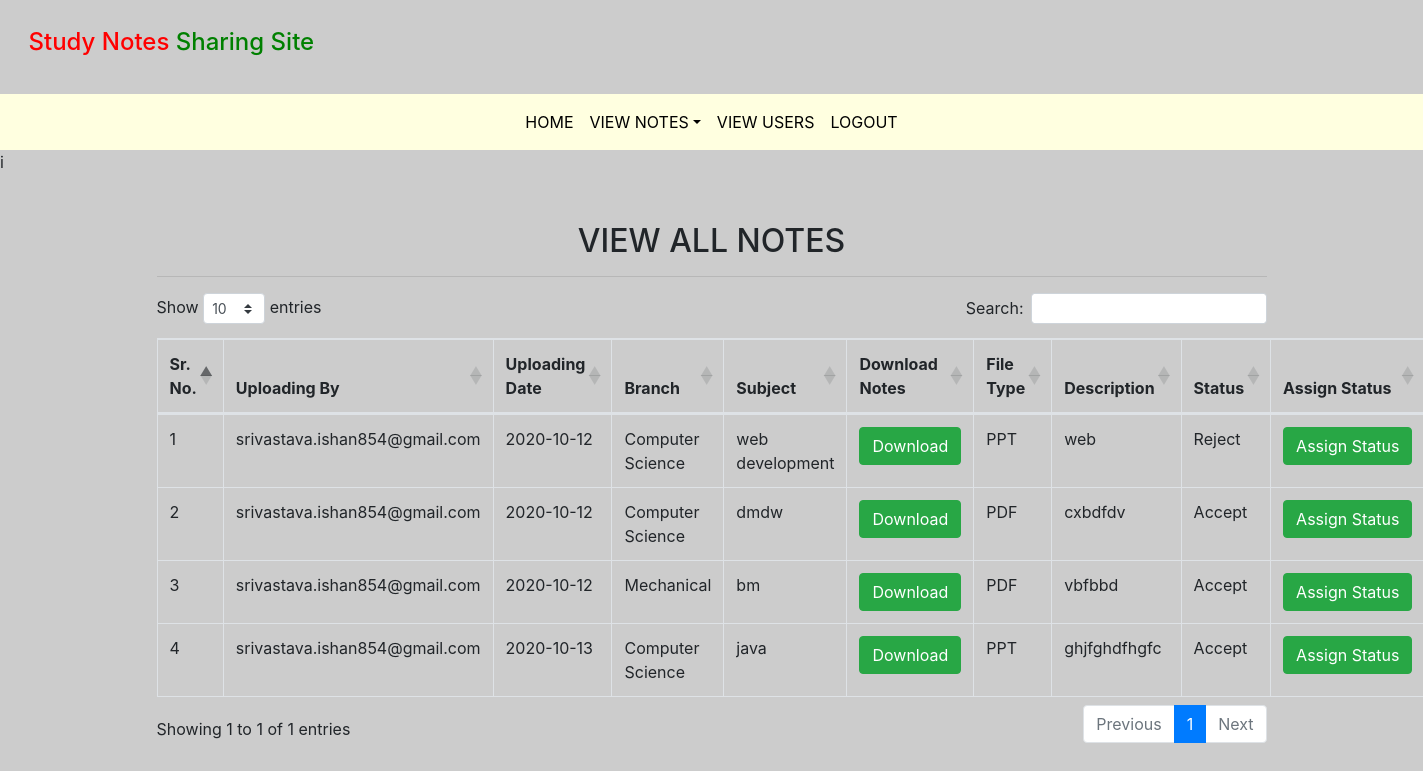
The app's page /all_notes (signed in) with its own data.
### notes/models.py (models this page shows, shortened)
class Notes(models.Model):
    user = models.ForeignKey(User, on_delete=models.CASCADE)
    uploadingdate = models.CharField(max_length=30)
    branch = models.CharField(max_length=30)
    subject = models.CharField(max_length=30)
    notesfile = models.FileField(null=True)
    filetype = models.CharField(max_length=30)
    description = models.CharField(max_length=200, null=True)
    status = models.CharField(max_length=15)

### notes/views.py (the view)
# urls.py: path('all_notes', all_notes, name='all_notes'),
def all_notes(request):
    if not request.user.is_authenticated:
        return redirect('login_admin')
    notes = Notes.objects.all()
    d = {'notes':notes}
    return render(request,'all_notes.html',d)

### notes/templates/all_notes.html (shortened to what this page needs)
{% extends 'admin_nav.html' %}
{% load static %}
{% block body %}
<link rel="stylesheet" href="https://cdnjs.cloudflare.com/ajax/libs/twitter-bootstrap/4.5.2/css/bootstrap.css">
<link rel="stylesheet" href="https://cdn.datatables.net/1.10.22/css/dataTables.bootstrap4.min.css">i
<div class="container mt-5">
        <h2 class="text-center">VIEW ALL NOTES</h2>
            <HR>
    <table class="table table-bordered" id="example">
        <thead>
        <tr>
            <th>Sr. No.</th>
             <th>Uploading By</th>
            <th>Uploading Date</th>
            <th>Branch</th>
            <th>Subject</th>
            <th>Download Notes</th>
            <th>File Type</th>
            <th>Description</th>
            <th>Status</th>
            <th>Assign Status</th>
        </tr>
        </thead>
        {% for i in notes %}
        <tbody>
        <tr>
           <td>{{forloop.counter}}</td>
             <td>{{i.user.username}}</td>
            <td>{{i.uploadingdate}}</td>
            <td>{{i.branch}}</td>
            <td>{{i.subject}}</td>
            <td><a href="{{i.notesfile.url}}" class="btn btn-success" download>Download</a></td>
            <td>{{i.filetype}}</td>
            <td>{{i.description}}</td>
            <td>{{i.status}}</td>
            <td><a href="{% url 'assign_status' i.id %}" class="btn btn-success">Assign&nbsp;Status</a></td>
        </tr>
        </tbody>
        {% endfor %}
    </table>
        </div>
{% endblock %}

### records on screen
Notes: user.username "srivastava.ishan854@gmail.com", uploadingdate "2020-10-12", branch "Computer Science", subject "web development", filetype "PPT", description "web", status "Reject"
Notes: user.username "srivastava.ishan854@gmail.com", uploadingdate "2020-10-12", branch "Computer Science", subject "dmdw", filetype "PDF", description "cxbdfdv", status "Accept"
Notes: user.username "srivastava.ishan854@gmail.com", uploadingdate "2020-10-12", branch "Mechanical", subject "bm", filetype "PDF", description "vbfbbd", status "Accept"
Notes: user.username "srivastava.ishan854@gmail.com", uploadingdate "2020-10-13", branch "Computer Science", subject "java", filetype "PPT", description "ghjfghdfhgfc", status "Accept"
